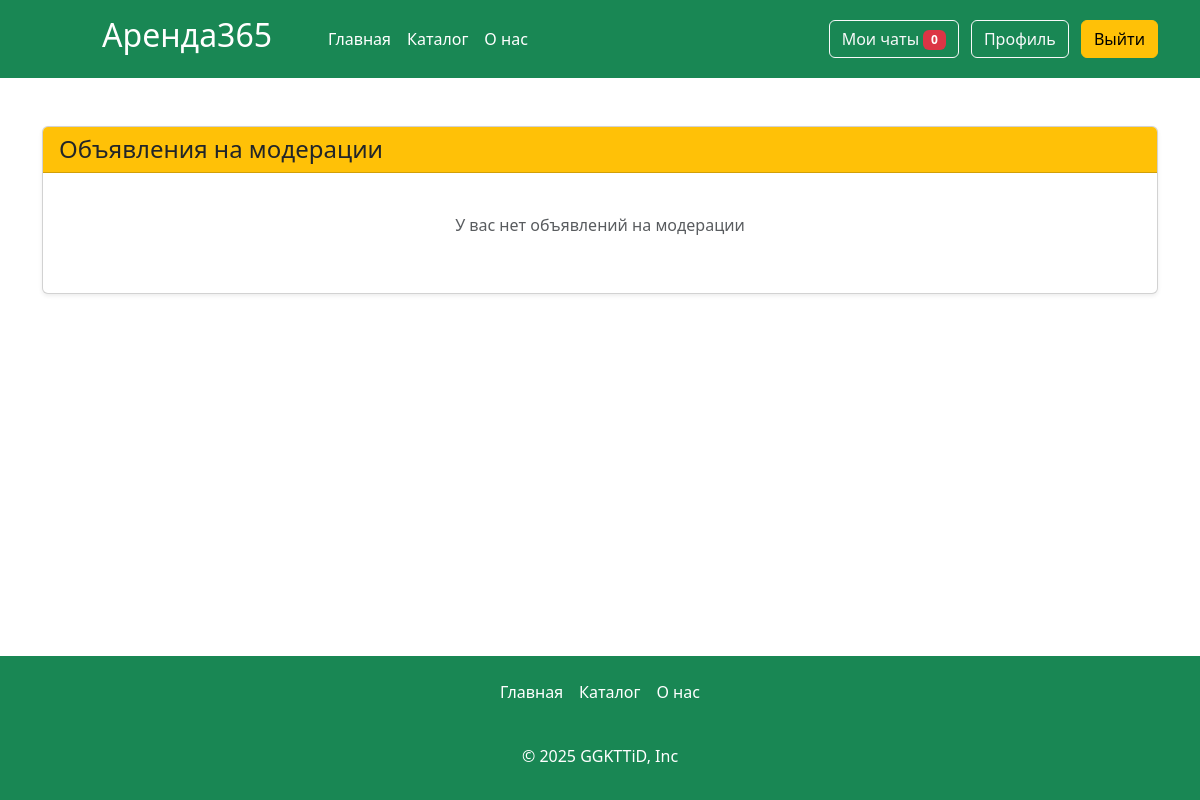
The app's page /moderation-articles (signed in), older data.
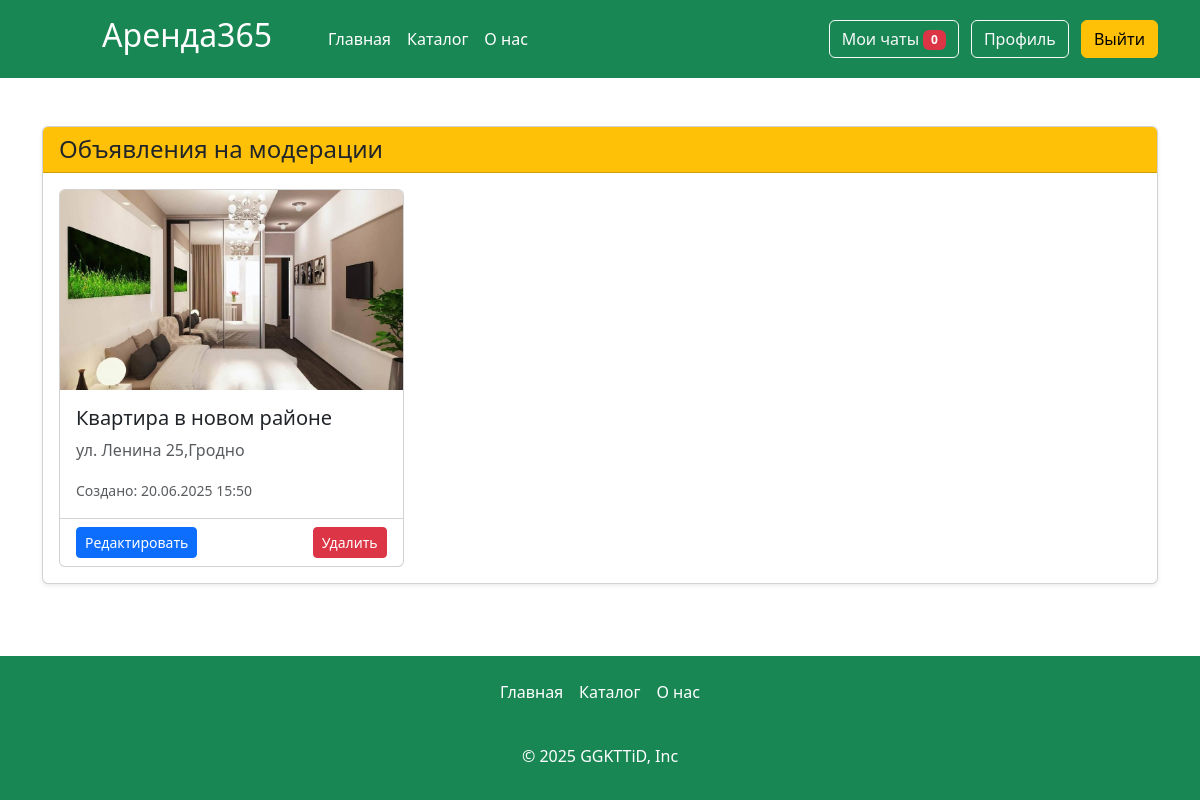
The same page, newer data.
### app.py (models this page shows, shortened)
class Articles(db.Model):
    id = db.Column(db.Integer,primary_key=True)
    title = db.Column(db.String(100))
    text = db.Column(db.Text)
    image_name = db.Column(db.String(100))
    category = db.Column(db.String(100))
    price = db.Column(db.Integer)
    floor = db.Column(db.Integer)
    entrance = db.Column(db.Integer)
    type_app = db.Column(db.String(100))
    address= db.Column(db.String(100))
    count_rooms = db.Column(db.Integer)
    hide = db.Column(db.Boolean, default=True)
    created_at = db.Column(db.DateTime, default=datetime.now)
    id_user = db.Column(db.Integer, db.ForeignKey('users.id'))
    orders = db.relationship('Orders', backref='article', lazy=True)
    images = db.relationship('Image', backref='article', lazy=True, cascade="all, delete-orphan")

### app.py (the view)
@app.route('/moderation-articles')
def moderation_articles():
    if not 'name' in session:
        abort(401)
    current_user = Users.query.filter_by(email=session['name']).first()
    articles = Articles.query.filter_by(id_user=current_user.id, hide=True).all()
    return render_template("moderation_articles.html", articles=articles)

### app.py (called while the page is built)
@app.context_processor
def inject_unread_messages():
    if 'name' in session:
        current_user = Users.query.filter_by(email=session['name']).first()
        unread_count = Messages.query.filter_by(recipient_id=current_user.id, is_read=False).count()
        return dict(unread_messages=unread_count)
    return dict(unread_messages=0)

@app.context_processor
def inject_user():
    def get_user_name():
        if 'name' in session:
            return Users.query.filter_by(email=session['name']).first()
    return dict(active_user=get_user_name())

@app.context_processor
def inject_unread_count():
    if 'name' in session:
        user = Users.query.filter_by(email=session['name']).first()
        if user:
            unread_count = Notification.query.filter_by(user_id=user.id, is_read=False).count()
            return dict(unread_notifications=unread_count)
    return dict(unread_notifications=0)

### templates/moderation_articles.html (shortened to what this page needs)
{% extends 'base.html' %}
{% block main %}
<main>
    <div class="container my-5">
        <div class="card mb-4 shadow-sm">
            <div class="card-header bg-warning text-dark">
                <h4 class="my-0 fw-normal">Объявления на модерации</h4>
            </div>
            <div class="card-body">
                {% if articles %}
                    <div class="row row-cols-1 row-cols-md-2 row-cols-lg-3 g-4">
                        {% for article in articles %}
                            <div class="col">
                                <div class="card h-100">
                                    <img src="{{ url_for('static', filename='img/upload/' + article.image_name) }}"
                                         class="card-img-top"
                                         alt="{{ article.title }}"
                                         style="height: 200px; object-fit: cover;">
                                    <div class="card-body">
                                        <h5 class="card-title">{{ article.title }}</h5>
                                        <p class="card-text text-muted">{{ article.address }}</p>
                                        <p class="card-text">
                                            <small class="text-muted">
                                                Создано: {{ article.created_at.strftime('%d.%m.%Y %H:%M') }}
                                            </small>
                                        </p>
                                    </div>
                                    <div class="card-footer bg-transparent">
                                        <div class="d-flex justify-content-between">
                                            <a href="{{ url_for('card', id=article.id) }}"
                                               class="btn btn-sm btn-primary">
                                                Редактировать
                                            </a>
                                            <a href="{{ url_for('delete_article', id=article.id) }}"
                                               class="btn btn-sm btn-danger"
                                               onclick="return confirm('Вы уверены, что хотите удалить это объявление?')">
                                                Удалить
                                            </a>
                                        </div>
                                    </div>
                                </div>
                            </div>
                        {% endfor %}
                    </div>
                {% else %}
                    <div class="text-center py-4">
                        <p class="text-muted">У вас нет объявлений на модерации</p>
                    </div>
                {% endif %}
            </div>
        </div>
    </div>
</main>
{% endblock %}

### templates/base.html (shortened to what this page needs)
<!DOCTYPE html>
<html lang="en">
  <head>
    <link
      href="{{ url_for('static', filename='css/bootstrap.min.css') }}"
      rel="stylesheet"
    />
    <link rel="stylesheet" href="{{ url_for('static', filename='css/style.css') }}" />
    <link rel="stylesheet" href="https://cdn.jsdelivr.net/npm/flatpickr/dist/flatpickr.min.css">
<link
  rel="stylesheet"
  href="https://unpkg.com/leaflet@1.9.4/dist/leaflet.css"
/>
  </head>
  <body>
    <header class="p-3 text-bg-success">
      <div class="container">
        <div
          class="d-flex flex-wrap align-items-center justify-content-center justify-content-lg-start"
        >
          <a
            href="/"
            class="d-flex align-items-center mb-2 mb-lg-0 text-white text-decoration-none"
          >
            <h2>Аренда365</h2>
          </a>
          <ul
            class="nav col-12 col-lg-auto me-lg-auto mx-5 mb-2 justify-content-center mb-md-0"
          >
            <li>
              <a href="/" class="nav-link px-2 text-white">Главная</a>
            </li>
            <li><a href="/catalog" class="nav-link px-2 text-white">Каталог</a></li>
            <li>
              <a href="/about" class="nav-link px-2 text-white">О нас</a>
            </li>
          </ul>
          <div class="text-end">
            {%if 'name' in session and active_user %}
            <a href="/my_chats" class="btn btn-outline-light me-2">Мои чаты <span class="badge bg-danger">{{ unread_messages }}</span></a>
            <a href="/profile" class="btn btn-outline-light me-2 position-relative">
              Профиль
            </a>
            <a href="/logout"  class="btn btn-warning">Выйти</a>
            {% else %}
            <a href="/login" class="btn btn-outline-light me-2">Вход</a>
             <a href="/reg"  class="btn btn-warning">Регистрация</a>
             {%endif%}
          </div>
        </div>
      </div>
    </header>
    {% block main %} {% endblock %}
    <footer class="py-3 text-bg-success">
      <ul class="nav justify-content-center pb-3 mb-3">
        <li class="nav-item">
          <a href="/" class="nav-link px-2 text-white">Главная</a>
        </li>
        <li class="nav-item">
          <a href="/catalog" class="nav-link px-2 text-white">Каталог</a>
        </li>
        <li class="nav-item">
          <a href="/about" class="nav-link px-2 text-white">О нас</a>
        </li>
      </ul>
      <p class="text-center text-body-white">© 2025 GGKTTiD, Inc</p>
    </footer>
  </body>
</html>

### static/css/style.css (style rules this page uses)
html { height: 100%; }
body { display: flex; flex-direction: column; height: 100%; background-color: #ffff; border-radius: 30px; }
main { flex: 1 0 auto; }
footer { flex: 0 0 auto; }
.card { transition: box-shadow 0.3s; }

Row changes from the older to the newer data that the page shows:
added Articles: image_name (picture), title "Квартира в новом районе", address "ул. Ленина 25,Гродно", created_at "20.06.2025 15:50"
Text that changed along with them:
text no longer shown: "У вас нет объявлений на модерации"
